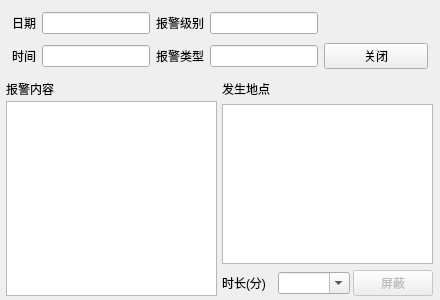
<?xml version="1.0" encoding="UTF-8"?>
<ui version="4.0">
 <class>SystemaAlarmInfoWidget</class>
 <widget class="QWidget" name="SystemaAlarmInfoWidget">
  <property name="geometry">
   <rect>
    <x>0</x>
    <y>0</y>
    <width>440</width>
    <height>300</height>
   </rect>
  </property>
  <property name="windowTitle">
   <string>报警详细信息</string>
  </property>
  <layout class="QVBoxLayout" name="verticalLayout" stretch="1,3">
   <property name="spacing">
    <number>1</number>
   </property>
   <property name="leftMargin">
    <number>3</number>
   </property>
   <property name="topMargin">
    <number>0</number>
   </property>
   <property name="rightMargin">
    <number>3</number>
   </property>
   <property name="bottomMargin">
    <number>0</number>
   </property>
   <item>
    <widget class="QWidget" name="widget" native="true">
     <layout class="QGridLayout" name="gridLayout">
      <property name="bottomMargin">
       <number>1</number>
      </property>
      <item row="0" column="0">
       <widget class="QLabel" name="label">
        <property name="text">
         <string>日期</string>
        </property>
       </widget>
      </item>
      <item row="0" column="1">
       <widget class="QLineEdit" name="lineEdit">
        <property name="readOnly">
         <bool>true</bool>
        </property>
       </widget>
      </item>
      <item row="0" column="2">
       <widget class="QLabel" name="label_2">
        <property name="text">
         <string>报警级别</string>
        </property>
       </widget>
      </item>
      <item row="0" column="3">
       <widget class="QLineEdit" name="lineEdit_2">
        <property name="readOnly">
         <bool>true</bool>
        </property>
       </widget>
      </item>
      <item row="0" column="4">
       <spacer name="horizontalSpacer">
        <property name="orientation">
         <enum>Qt::Horizontal</enum>
        </property>
        <property name="sizeHint" stdset="0">
         <size>
          <width>72</width>
          <height>20</height>
         </size>
        </property>
       </spacer>
      </item>
      <item row="1" column="0">
       <widget class="QLabel" name="label_3">
        <property name="text">
         <string>时间</string>
        </property>
       </widget>
      </item>
      <item row="1" column="1">
       <widget class="QLineEdit" name="lineEdit_3">
        <property name="readOnly">
         <bool>true</bool>
        </property>
       </widget>
      </item>
      <item row="1" column="2">
       <widget class="QLabel" name="label_4">
        <property name="text">
         <string>报警类型</string>
        </property>
       </widget>
      </item>
      <item row="1" column="3">
       <widget class="QLineEdit" name="lineEdit_4">
        <property name="readOnly">
         <bool>true</bool>
        </property>
       </widget>
      </item>
      <item row="1" column="4">
       <widget class="QPushButton" name="pushButton">
        <property name="text">
         <string>关闭</string>
        </property>
       </widget>
      </item>
     </layout>
    </widget>
   </item>
   <item>
    <widget class="QWidget" name="widget_2" native="true">
     <layout class="QHBoxLayout" name="horizontalLayout">
      <property name="spacing">
       <number>0</number>
      </property>
      <property name="leftMargin">
       <number>1</number>
      </property>
      <property name="topMargin">
       <number>1</number>
      </property>
      <property name="rightMargin">
       <number>1</number>
      </property>
      <property name="bottomMargin">
       <number>1</number>
      </property>
      <item>
       <widget class="QWidget" name="widget_3" native="true">
        <layout class="QVBoxLayout" name="verticalLayout_2">
         <property name="spacing">
          <number>3</number>
         </property>
         <property name="leftMargin">
          <number>2</number>
         </property>
         <property name="topMargin">
          <number>3</number>
         </property>
         <property name="rightMargin">
          <number>3</number>
         </property>
         <property name="bottomMargin">
          <number>3</number>
         </property>
         <item>
          <widget class="QLabel" name="label_5">
           <property name="text">
            <string>报警内容</string>
           </property>
          </widget>
         </item>
         <item>
          <widget class="QTextEdit" name="textEdit">
           <property name="readOnly">
            <bool>true</bool>
           </property>
          </widget>
         </item>
        </layout>
       </widget>
      </item>
      <item>
       <widget class="QWidget" name="widget_4" native="true">
        <layout class="QGridLayout" name="gridLayout_2">
         <property name="leftMargin">
          <number>2</number>
         </property>
         <property name="topMargin">
          <number>3</number>
         </property>
         <property name="rightMargin">
          <number>3</number>
         </property>
         <property name="bottomMargin">
          <number>3</number>
         </property>
         <property name="horizontalSpacing">
          <number>3</number>
         </property>
         <item row="0" column="0">
          <widget class="QLabel" name="label_6">
           <property name="text">
            <string>发生地点</string>
           </property>
          </widget>
         </item>
         <item row="1" column="0" colspan="3">
          <widget class="QTextEdit" name="textEdit_2">
           <property name="readOnly">
            <bool>true</bool>
           </property>
          </widget>
         </item>
         <item row="2" column="0">
          <widget class="QLabel" name="label_7">
           <property name="text">
            <string>时长(分)</string>
           </property>
          </widget>
         </item>
         <item row="2" column="1">
          <widget class="QComboBox" name="comboBox">
           <property name="editable">
            <bool>true</bool>
           </property>
          </widget>
         </item>
         <item row="2" column="2">
          <widget class="QPushButton" name="pushButton_2">
           <property name="enabled">
            <bool>false</bool>
           </property>
           <property name="text">
            <string>屏蔽</string>
           </property>
          </widget>
         </item>
        </layout>
       </widget>
      </item>
     </layout>
    </widget>
   </item>
  </layout>
 </widget>
 <resources/>
 <connections/>
</ui>
